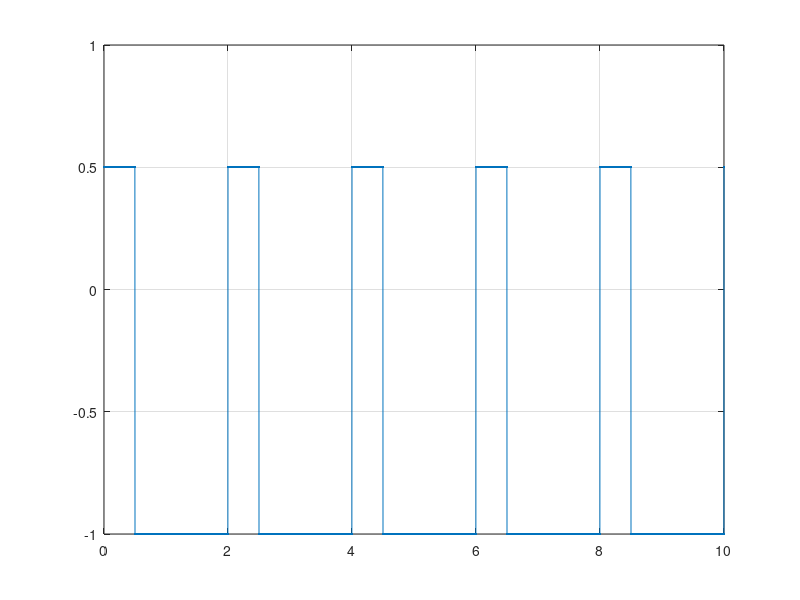
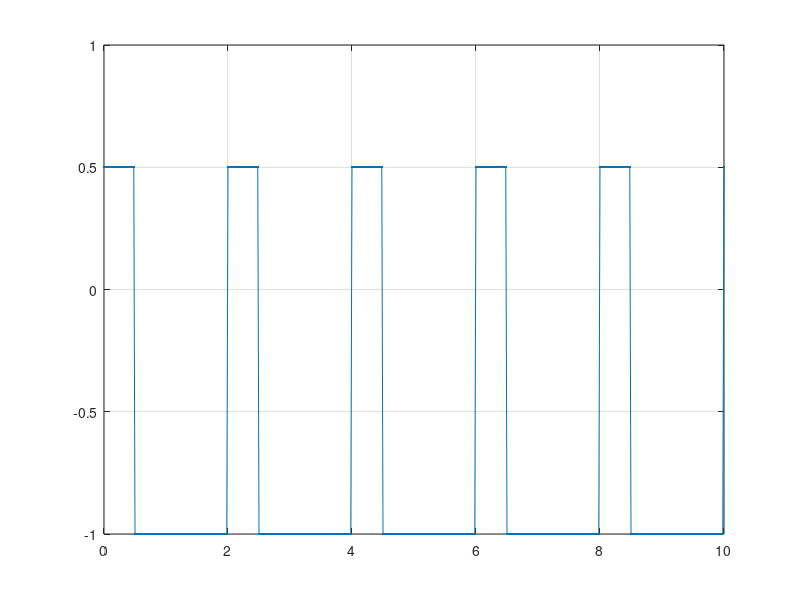
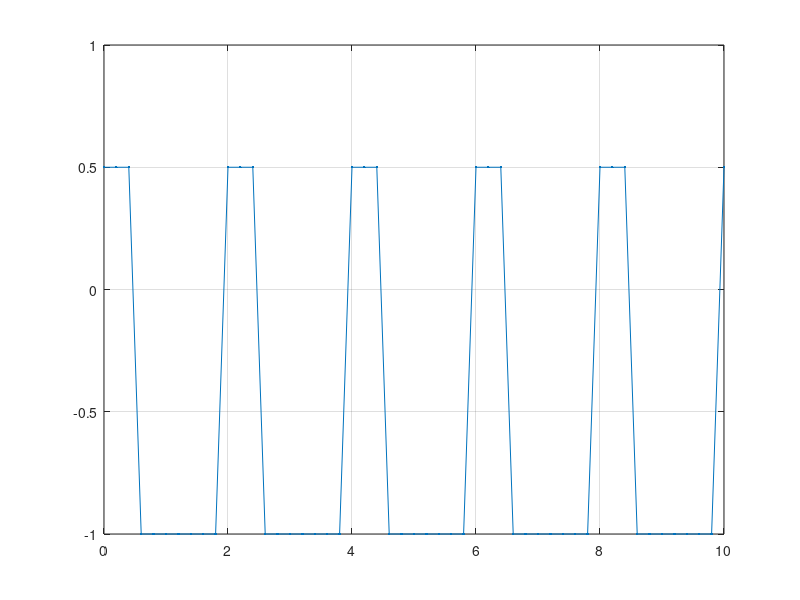

MATLAB code for these plots, in order:
% Problema de casa 1 cu pasul 2 ms
% Setam parametrii de baza pentru semnal.
t = 0:0.002:10;
F = 0.5;
% Creem semnalul dreptunghiular cu factor de umplere 25%, cu o componenta
% continua de -0.25 si amplitudine 0.75, pentru a atinge limitele cerute in
% problema.
s = -0.25+0.75*square(2*pi*F*t,25);
plot(t,s,'.-'),grid;
%acelasi lucru si pentru pasul de 20 ms si 200 ms
figure(2);
t1 = 0:0.02:10;
s1 = -0.25+0.75*square(2*pi*F*t1,25);
plot(t1,s1,'.-'),grid;
figure(3);
t2 = 0:0.2:10;
s2 = -0.25+0.75*square(2*pi*F*t2,25);
plot(t2,s2,'.-'),grid;
